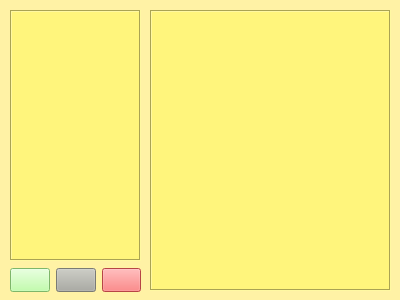
<?xml version="1.0" encoding="UTF-8"?>
<ui version="4.0">
 <class>Notes</class>
 <widget class="QWidget" name="Notes">
  <property name="enabled">
   <bool>true</bool>
  </property>
  <property name="geometry">
   <rect>
    <x>0</x>
    <y>0</y>
    <width>400</width>
    <height>300</height>
   </rect>
  </property>
  <property name="minimumSize">
   <size>
    <width>400</width>
    <height>300</height>
   </size>
  </property>
  <property name="maximumSize">
   <size>
    <width>400</width>
    <height>300</height>
   </size>
  </property>
  <property name="font">
   <font>
    <family>Arial Narrow</family>
    <pointsize>12</pointsize>
   </font>
  </property>
  <property name="mouseTracking">
   <bool>true</bool>
  </property>
  <property name="windowTitle">
   <string>Notes</string>
  </property>
  <property name="windowIcon">
   <iconset>
    <normaloff>icons/icon.png</normaloff>icons/icon.png</iconset>
  </property>
  <property name="styleSheet">
   <string notr="true">background-color:rgb(255, 242, 165)</string>
  </property>
  <widget class="QWidget" name="gridLayoutWidget">
   <property name="geometry">
    <rect>
     <x>10</x>
     <y>260</y>
     <width>131</width>
     <height>41</height>
    </rect>
   </property>
   <layout class="QGridLayout" name="gridLayout">
    <item row="0" column="0">
     <widget class="QPushButton" name="btn1">
      <property name="toolTip">
       <string>create</string>
      </property>
      <property name="whatsThis">
       <string/>
      </property>
      <property name="styleSheet">
       <string notr="true">background-color:rgb(177, 255, 149)</string>
      </property>
      <property name="text">
       <string/>
      </property>
      <property name="icon">
       <iconset>
        <normaloff>icons/add-button.png</normaloff>icons/add-button.png</iconset>
      </property>
      <property name="checkable">
       <bool>false</bool>
      </property>
      <property name="autoDefault">
       <bool>true</bool>
      </property>
     </widget>
    </item>
    <item row="0" column="2">
     <widget class="QPushButton" name="btn3">
      <property name="toolTip">
       <string>delete</string>
      </property>
      <property name="styleSheet">
       <string notr="true">background-color:rgb(255, 97, 97)</string>
      </property>
      <property name="text">
       <string/>
      </property>
      <property name="icon">
       <iconset>
        <normaloff>icons/icon-recycle-bin.png</normaloff>icons/icon-recycle-bin.png</iconset>
      </property>
     </widget>
    </item>
    <item row="0" column="1">
     <widget class="QPushButton" name="btn2">
      <property name="mouseTracking">
       <bool>false</bool>
      </property>
      <property name="toolTip">
       <string>settings</string>
      </property>
      <property name="styleSheet">
       <string notr="true">background-color:rgb(171, 172, 163)</string>
      </property>
      <property name="text">
       <string/>
      </property>
      <property name="icon">
       <iconset>
        <normaloff>icons/icon-settings.png</normaloff>icons/icon-settings.png</iconset>
      </property>
     </widget>
    </item>
   </layout>
  </widget>
  <widget class="QTextEdit" name="textEdit">
   <property name="geometry">
    <rect>
     <x>150</x>
     <y>10</y>
     <width>241</width>
     <height>281</height>
    </rect>
   </property>
   <property name="font">
    <font>
     <family>Calibri</family>
     <pointsize>12</pointsize>
    </font>
   </property>
   <property name="styleSheet">
    <string notr="true">background-color:rgb(255, 245, 124)</string>
   </property>
   <property name="frameShape">
    <enum>QFrame::Box</enum>
   </property>
   <property name="frameShadow">
    <enum>QFrame::Sunken</enum>
   </property>
   <property name="lineWidth">
    <number>1</number>
   </property>
   <property name="overwriteMode">
    <bool>true</bool>
   </property>
  </widget>
  <widget class="QListView" name="listView">
   <property name="geometry">
    <rect>
     <x>10</x>
     <y>10</y>
     <width>131</width>
     <height>251</height>
    </rect>
   </property>
   <property name="styleSheet">
    <string notr="true">background-color:rgb(255, 245, 124)</string>
   </property>
   <property name="frameShape">
    <enum>QFrame::Box</enum>
   </property>
  </widget>
 </widget>
 <resources/>
 <connections/>
</ui>
